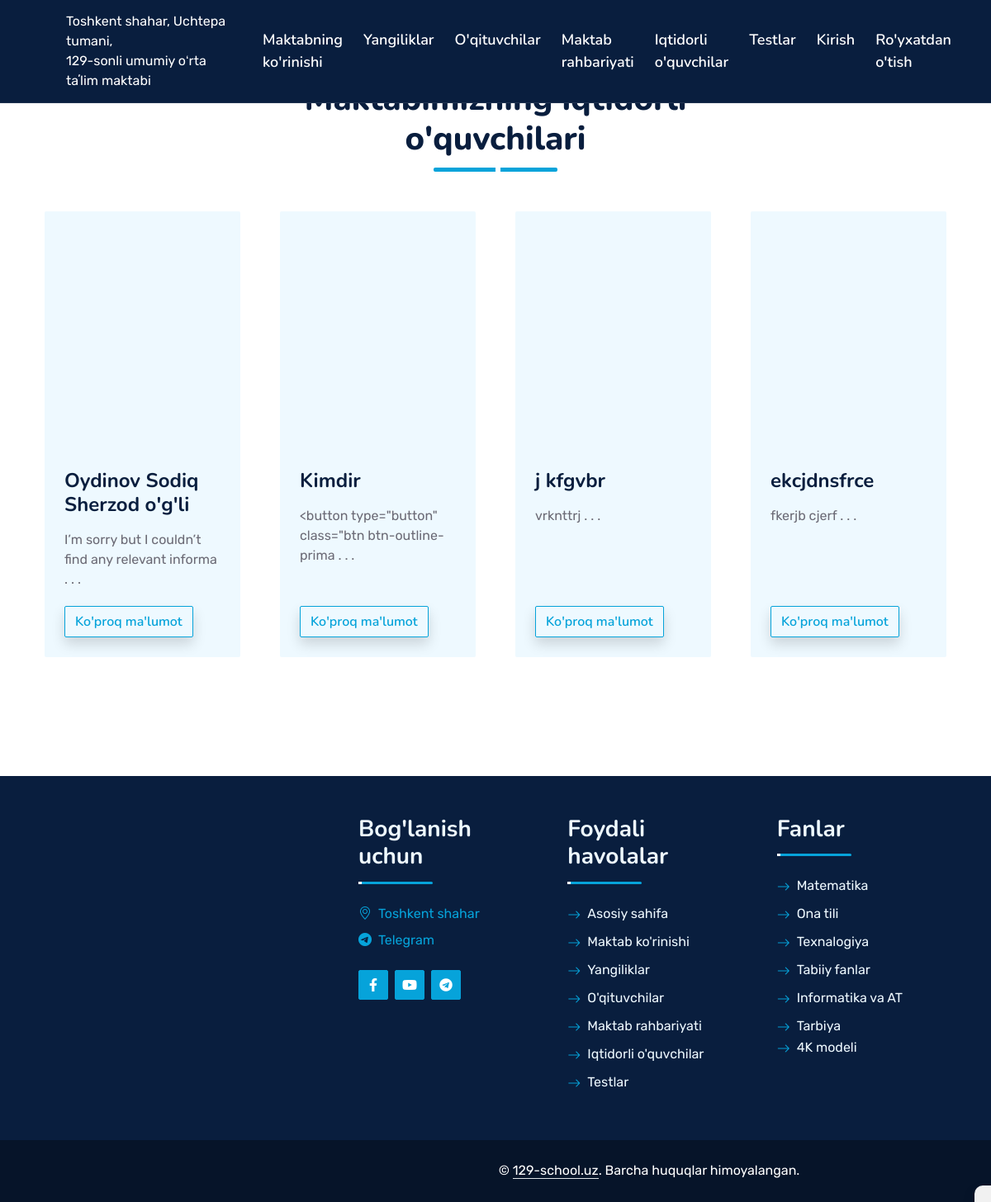
Screenshot of /viewschool/iqtidorli/ with the database file from the repository.
### viewschool/models.py (models this page shows, shortened)
class AbilityPupils(models.Model):
    fio = models.CharField(max_length=80, verbose_name="To'liq ismi: ")
    text = models.TextField(verbose_name="Qanday yutuqga erishganligi: ", help_text="Qanday yutuqga erishganki saytda turadigan shuni yozing!")
    image_pupil = models.ImageField(upload_to='images/', verbose_name="O'quvchi rasmini kiriting")
    class Meta:
        verbose_name = "Iqtidorli o'quvchilar"
        verbose_name_plural = "Iqtidorli o'quvchilar"

### viewschool/views.py (the view)
# urls.py: path('iqtidorli/',AbilityPupilsView.as_view(), name='pupils'),
class AbilityPupilsView(ListView):
    model = AbilityPupils
    template_name = 'ability_pupils.html'

### templates/ability_pupils.html (shortened to what this page needs)
{% extends 'base.html' %}
{% block content %}
<div class="shadow"
    style="position: fixed; bottom: 0; right: 0; padding: 10px; background-color: #f1f1f1; border-top-left-radius: 10px; box-shadow: -1px -1px 3px rgba(0, 0, 0, 0.2); text-align: right;">
</div>
<div class="container-fluid py-5 wow fadeInUp" data-wow-delay="0.1s">
    <div class="container py-5">
        <div class="section-title text-center position-relative pb-3 mb-5 mx-auto" style="max-width: 600px;">
            <h1 class="mb-0">Maktabimizning iqtidorli o'quvchilari</h1>
        </div>
        <div class="row g-5">
            {% for data in object_list %}
            <div class="col-lg-3 d-flex align-items-stretch wow slideInUp" data-wow-delay="0.3s">
                <div class="blog-item bg-light rounded overflow-hidden w-100 d-flex flex-column">
                    <div class="blog-img position-relative overflow-hidden">
                    </div>
                    <div class="p-4 d-flex flex-column flex-grow-1">
                        <h4 class="mb-3">{{ data.fio }}</h4>
                        <p>{{ data.text|slice:50 }} . . .</p>
                        <div class="mt-auto">
                            <button type="button" class="btn btn-outline-primary mt-1 shadow" data-bs-toggle="modal"
                                data-bs-target="#exampleModal{{ data.pk }}">
                                Ko'proq ma'lumot
                            </button>
                        </div>
                    </div>
                </div>
            </div>
            {% endfor %}
        </div>
    </div>
</div>
{% endblock content %}

### static/css/style.css (style rules this page uses)
:root { --primary: #06A3DA; --secondary: #34AD54; --light: #EEF9FF; --dark: #091E3E; }
h1, h2, .fw-bold { font-weight: 800 !important; }
h3, h4, .fw-semi-bold { font-weight: 700 !important; }
.btn { font-family: 'Nunito', sans-serif; font-weight: 600; transition: .5s; }
.section-title::before { position: absolute; content: ""; width: 150px; height: 5px; left: 0; bottom: 0; background: var(--primary); border-radius: 2px; }
.section-title.text-center::before { left: 50%; margin-left: -75px; }
.section-title::after { position: absolute; content: ""; width: 6px; height: 5px; bottom: 0px; background: #FFFFFF; -webkit-animation: section-title-run 5s infinite linear; animation: section-title-run 5s infinite linear; }
.section-title.text-center::after { -webkit-animation: section-title-run-center 5s infinite linear; animation: section-title-run-center 5s infinite linear; }

### rows the page displays
AbilityPupils: fio "Oydinov Sodiq Sherzod o'g'li", text "I’m sorry but I couldn’t find any relevant informa"
AbilityPupils: fio "Kimdir", text "<button type=\"button\" class=\"btn btn-outline-prima"
AbilityPupils: fio "j kfgvbr", text "vrknttrj"
AbilityPupils: fio "ekcjdnsfrce", text "fkerjb cjerf"
